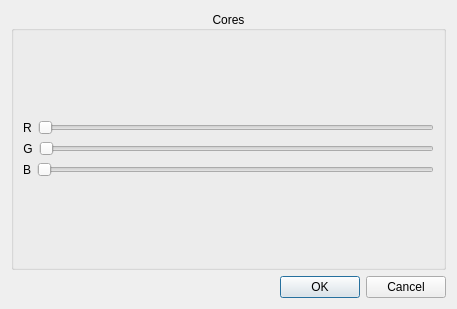
<?xml version="1.0" encoding="UTF-8"?>
<ui version="4.0">
 <class>cores</class>
 <widget class="QDialog" name="cores">
  <property name="geometry">
   <rect>
    <x>0</x>
    <y>0</y>
    <width>457</width>
    <height>309</height>
   </rect>
  </property>
  <property name="windowTitle">
   <string>Dialog</string>
  </property>
  <layout class="QVBoxLayout" name="verticalLayout_4">
   <item>
    <layout class="QVBoxLayout" name="verticalLayout_3">
     <item>
      <widget class="QGroupBox" name="groupBox">
       <property name="title">
        <string>Cores</string>
       </property>
       <property name="alignment">
        <set>Qt::AlignCenter</set>
       </property>
       <layout class="QVBoxLayout" name="verticalLayout_2">
        <item>
         <layout class="QVBoxLayout" name="verticalLayout">
          <item>
           <layout class="QHBoxLayout" name="horizontalLayout" stretch="0,0">
            <item>
             <widget class="QLabel" name="label">
              <property name="text">
               <string>R</string>
              </property>
              <property name="alignment">
               <set>Qt::AlignCenter</set>
              </property>
             </widget>
            </item>
            <item>
             <widget class="QSlider" name="horizontalSlider_CorR">
              <property name="orientation">
               <enum>Qt::Horizontal</enum>
              </property>
             </widget>
            </item>
           </layout>
          </item>
          <item>
           <layout class="QHBoxLayout" name="horizontalLayout_2" stretch="0,0">
            <item>
             <widget class="QLabel" name="label_2">
              <property name="text">
               <string>G</string>
              </property>
              <property name="alignment">
               <set>Qt::AlignCenter</set>
              </property>
             </widget>
            </item>
            <item>
             <widget class="QSlider" name="horizontalSlider_CorG">
              <property name="orientation">
               <enum>Qt::Horizontal</enum>
              </property>
             </widget>
            </item>
           </layout>
          </item>
          <item>
           <layout class="QHBoxLayout" name="horizontalLayout_3" stretch="0,0">
            <item>
             <widget class="QLabel" name="label_3">
              <property name="text">
               <string>B</string>
              </property>
              <property name="alignment">
               <set>Qt::AlignCenter</set>
              </property>
             </widget>
            </item>
            <item>
             <widget class="QSlider" name="horizontalSlider_CorB">
              <property name="orientation">
               <enum>Qt::Horizontal</enum>
              </property>
             </widget>
            </item>
           </layout>
          </item>
         </layout>
        </item>
       </layout>
      </widget>
     </item>
     <item>
      <widget class="QDialogButtonBox" name="buttonBox">
       <property name="orientation">
        <enum>Qt::Horizontal</enum>
       </property>
       <property name="standardButtons">
        <set>QDialogButtonBox::Cancel|QDialogButtonBox::Ok</set>
       </property>
      </widget>
     </item>
    </layout>
   </item>
  </layout>
 </widget>
 <resources/>
 <connections>
  <connection>
   <sender>buttonBox</sender>
   <signal>accepted()</signal>
   <receiver>cores</receiver>
   <slot>accept()</slot>
   <hints>
    <hint type="sourcelabel">
     <x>248</x>
     <y>254</y>
    </hint>
    <hint type="destinationlabel">
     <x>157</x>
     <y>274</y>
    </hint>
   </hints>
  </connection>
  <connection>
   <sender>buttonBox</sender>
   <signal>rejected()</signal>
   <receiver>cores</receiver>
   <slot>reject()</slot>
   <hints>
    <hint type="sourcelabel">
     <x>316</x>
     <y>260</y>
    </hint>
    <hint type="destinationlabel">
     <x>286</x>
     <y>274</y>
    </hint>
   </hints>
  </connection>
 </connections>
</ui>
